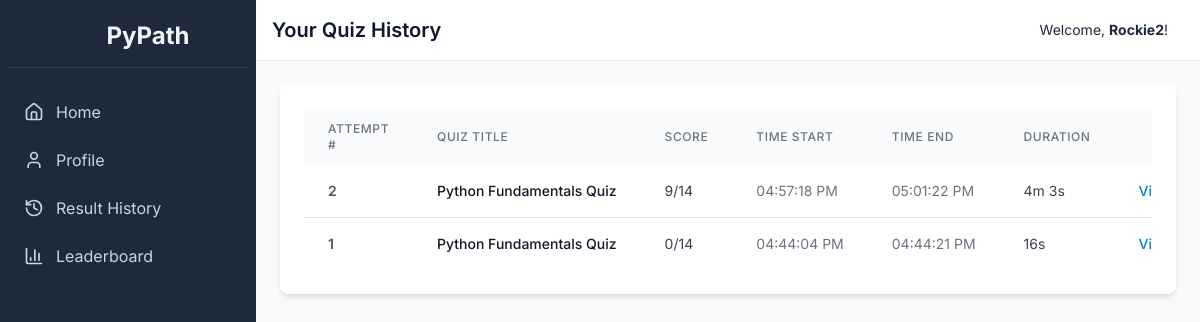
/history (signed in), run on an earlier commit of the app's database.
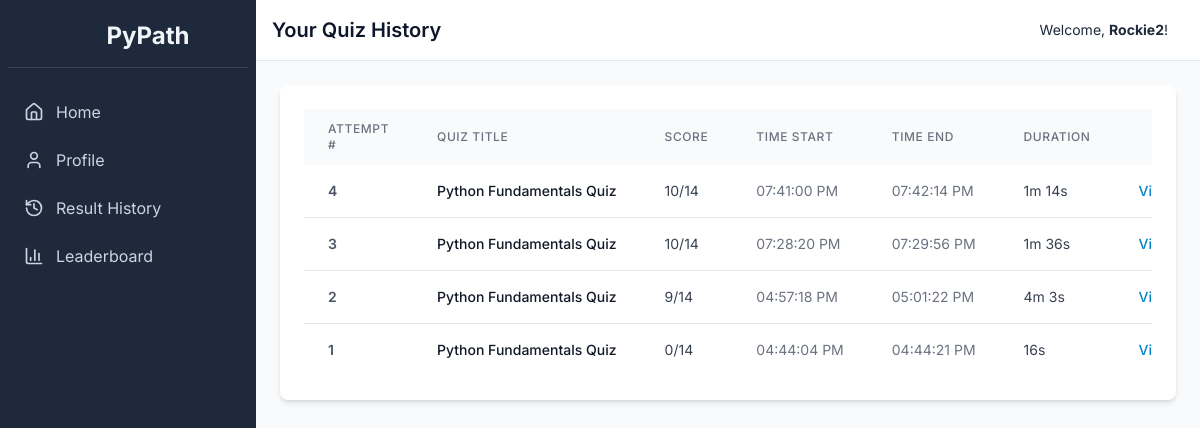
And on a later commit of the database.
### tables this page shows
CREATE TABLE results (
    id INTEGER PRIMARY KEY AUTOINCREMENT,
    user_id INTEGER NOT NULL,
    set_id INTEGER NOT NULL,
    score INTEGER NOT NULL,
    total_questions INTEGER NOT NULL,
    time_start DATETIME NOT NULL,
    timestamp DATETIME DEFAULT CURRENT_TIMESTAMP,
    FOREIGN KEY (user_id) REFERENCES users (id),
    FOREIGN KEY (set_id) REFERENCES question_sets (id)
);

CREATE TABLE question_sets (
    id INTEGER PRIMARY KEY AUTOINCREMENT,
    title TEXT NOT NULL,
    description TEXT
);

### app.py (the view)
@app.route('/history')
def student_result_history():
    if not get_user_id() or is_admin():
        return redirect(url_for('login'))
    conn = get_db_connection()
    history_raw = conn.execute('''
        SELECT qs.title, r.score, r.total_questions, r.time_start, r.timestamp as time_end, r.id as result_id,
               ROW_NUMBER() OVER(PARTITION BY r.user_id, r.set_id ORDER BY r.timestamp) as attempt_number
        FROM results r JOIN question_sets qs ON r.set_id = qs.id
        WHERE r.user_id = ? ORDER BY r.timestamp DESC
    ''', (get_user_id(),)).fetchall()
    history = []
    for row in history_raw:
        row_dict = dict(row)
        start_time = datetime.fromisoformat(row['time_start']) if isinstance(row['time_start'], str) else row['time_start']
        end_time = datetime.fromisoformat(row['time_end']) if isinstance(row['time_end'], str) else row['time_end']
        row_dict['duration'] = format_duration(start_time, end_time)
        row_dict['time_start_formatted'] = start_time.strftime('%I:%M:%S %p') if start_time else "N/A"
        row_dict['time_end_formatted'] = end_time.strftime('%I:%M:%S %p') if end_time else "N/A"
        history.append(row_dict)
    conn.close()
    return render_template('student/history.html', history=history)

### app.py (called while the page is built)
def get_db_connection():
    conn = sqlite3.connect('pypath.db', check_same_thread=False, detect_types=sqlite3.PARSE_DECLTYPES | sqlite3.PARSE_COLNAMES)
    conn.row_factory = sqlite3.Row
    return conn

def get_user_id():
    return session.get('user_id')

def is_admin():
    return session.get('is_admin', False)

def format_duration(start_time, end_time):
    if not isinstance(start_time, datetime) or not isinstance(end_time, datetime):
        return "N/A"
    duration = end_time - start_time
    total_seconds = int(duration.total_seconds())
    hours, remainder = divmod(total_seconds, 3600)
    minutes, seconds = divmod(remainder, 60)
    if hours > 0: return f"{hours}h {minutes}m {seconds}s"
    if minutes > 0: return f"{minutes}m {seconds}s"
    return f"{seconds}s"

### templates/student/history.html (shortened to what this page needs)
{% extends "layout.html" %}
{% block header %}Your Quiz History{% endblock %}
{% block content %}
<div class="bg-white p-6 rounded-lg shadow-md">
    <div class="overflow-x-auto">
        <table class="min-w-full bg-white">
            <thead class="bg-gray-50">
                <tr>
                    <th class="px-6 py-3 text-left text-xs font-medium text-gray-500 uppercase tracking-wider">Attempt #</th>
                    <th class="px-6 py-3 text-left text-xs font-medium text-gray-500 uppercase tracking-wider">Quiz Title</th>
                    <th class="px-6 py-3 text-left text-xs font-medium text-gray-500 uppercase tracking-wider">Score</th>
                    <th class="px-6 py-3 text-left text-xs font-medium text-gray-500 uppercase tracking-wider">Time Start</th>
                    <th class="px-6 py-3 text-left text-xs font-medium text-gray-500 uppercase tracking-wider">Time End</th>
                    <th class="px-6 py-3 text-left text-xs font-medium text-gray-500 uppercase tracking-wider">Duration</th>
                    <th class="px-6 py-3 text-right text-xs font-medium text-gray-500 uppercase tracking-wider">Actions</th>
                </tr>
            </thead>
            <tbody class="divide-y divide-gray-200">
                {% for row in history %}
                <tr>
                    <td class="px-6 py-4 whitespace-nowrap text-sm font-semibold text-gray-600">{{ row.attempt_number }}</td>
                    <td class="px-6 py-4 whitespace-nowrap text-sm font-medium text-gray-900">{{ row.title }}</td>
                    <td class="px-6 py-4 whitespace-nowrap text-sm text-gray-700">{{ row.score }}/{{ row.total_questions }}</td>
                    <td class="px-6 py-4 whitespace-nowrap text-sm text-gray-500">{{ row.time_start_formatted }}</td>
                    <td class="px-6 py-4 whitespace-nowrap text-sm text-gray-500">{{ row.time_end_formatted }}</td>
                    <td class="px-6 py-4 whitespace-nowrap text-sm text-gray-700">{{ row.duration }}</td>
                    <td class="px-6 py-4 whitespace-nowrap text-right text-sm font-medium">
                        <a href="{{ url_for('results', result_id=row.result_id) }}" class="text-sky-600 hover:text-sky-900">View Details</a>
                    </td>
                </tr>
                {% else %}
                <tr>
                    <td colspan="8" class="px-6 py-4 text-center text-gray-500">You have not completed any quizzes yet.</td>
                </tr>
                {% endfor %}
            </tbody>
        </table>
    </div>
</div>
{% endblock %}

### templates/layout.html (shortened to what this page needs)
<!DOCTYPE html>
<html lang="en">
<head>
    <script src="https://cdn.tailwindcss.com"></script>
</head>
<body class="bg-slate-50 text-slate-800">
    <div class="relative min-h-screen md:flex">
        <div id="sidebar" class="bg-slate-800 text-slate-100 w-64 space-y-6 py-7 px-2 absolute inset-y-0 left-0 transform -translate-x-full md:relative md:translate-x-0 transition duration-200 ease-in-out z-20">
            <div class="hidden md:flex items-center justify-center h-10 border-b border-slate-700 pb-6">
                <i data-lucide="codepen" class="h-8 w-8 text-sky-500"></i>
                <span class="text-2xl font-bold ml-2">PyPath</span>
            </div>
            <nav class="flex flex-col flex-grow h-full">
                <div class="flex-grow">
                    {% if session.is_admin %}
                    <a href="{{ url_for('dashboard') }}" class="flex items-center px-4 py-2 text-slate-300 rounded-lg hover:bg-slate-700 hover:text-white">
                        <i data-lucide="layout-dashboard" class="icon"></i><span class="ml-3">Dashboard</span>
                    </a>
                    <a href="{{ url_for('admin_questions') }}" class="flex items-center px-4 py-2 mt-2 text-slate-300 rounded-lg hover:bg-slate-700 hover:text-white">
                        <i data-lucide="banknote" class="icon"></i><span class="ml-3">Question Bank</span>
                    </a>
                    <a href="{{ url_for('student_history') }}" class="flex items-center px-4 py-2 mt-2 text-slate-300 rounded-lg hover:bg-slate-700 hover:text-white">
                        <i data-lucide="history" class="icon"></i><span class="ml-3">Student History</span>
                    </a>
                    {% else %}
                    <a href="{{ url_for('dashboard') }}" class="flex items-center px-4 py-2 text-slate-300 rounded-lg hover:bg-slate-700 hover:text-white">
                        <i data-lucide="home" class="icon"></i><span class="ml-3">Home</span>
                    </a>
                     <a href="{{ url_for('profile') }}" class="flex items-center px-4 py-2 mt-2 text-slate-300 rounded-lg hover:bg-slate-700 hover:text-white">
                        <i data-lucide="user" class="icon"></i><span class="ml-3">Profile</span>
                    </a>
                    <a href="{{ url_for('student_result_history') }}" class="flex items-center px-4 py-2 mt-2 text-slate-300 rounded-lg hover:bg-slate-700 hover:text-white">
                        <i data-lucide="history" class="icon"></i><span class="ml-3">Result History</span>
                    </a>
                    <a href="{{ url_for('leaderboard') }}" class="flex items-center px-4 py-2 mt-2 text-slate-300 rounded-lg hover:bg-slate-700 hover:text-white">
                        <i data-lucide="bar-chart-3" class="icon"></i><span class="ml-3">Leaderboard</span>
                    </a>
                    {% endif %}
                </div>
            </nav>
        </div>
        <div class="flex-1 flex flex-col overflow-hidden">
            <header class="hidden md:flex justify-between items-center p-4 bg-white border-b border-slate-200">
                <h1 class="text-xl font-semibold text-slate-900">{% block header %}{% endblock %}</h1>
                <div class="flex items-center">
                    <span class="mr-4 text-sm">Welcome, <strong>{{ session.first_name or session.username }}</strong>!</span>
                </div>
            </header>
            <main class="flex-1 overflow-x-hidden overflow-y-auto bg-slate-50 p-6">
                {% block content %}{% endblock %}
            </main>
        </div>
    </div>
</body>
</html>

### templates/layout.html (style rules this page uses)
body { font-family: 'Inter', sans-serif; }
.icon { width: 20px; height: 20px; stroke-width: 2; }
#sidebar { transition: transform 0.3s ease-in-out; }

What changed in the data, as far as the page shows it:
added results: attempt_number "4", title "Python Fundamentals Quiz", score "10", total_questions "14", time_start_formatted "07:41:00 PM", time_end_formatted "07:42:14 PM", duration "1m 14s"
added results: attempt_number "3", title "Python Fundamentals Quiz", score "10", total_questions "14", time_start_formatted "07:28:20 PM", time_end_formatted "07:29:56 PM", duration "1m 36s"
